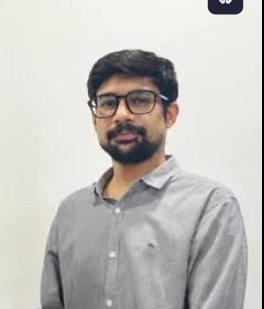
#> input picture assets/tutors/sir_pic_1.png, 264 x 309 px
$ python -i image_utils.py   (imports and definitions only)
#> lines starting #> are read from the running program, lines starting #| are printed output that depends on the picture
#> further down, picture is the input picture: PIL image 264x309 RGBA; mean R, G, B, A 194.6, 191.9, 188.3, 255
from pathlib import Path
from typing import Tuple, Optional
from PIL import Image, ImageDraw, ImageFont, ImageFilter


TARGET_WIDTH = 1280
TARGET_HEIGHT = 720


def resize_to_16_9(img: Image.Image, width: int = TARGET_WIDTH, height: int = TARGET_HEIGHT) -> Image.Image:
    """Crops and resizes an image to exactly 16:9 aspect ratio (default 1280x720)."""
#> called with width = 1280, height = 720
    target_ratio = width / height
    orig_w, orig_h = img.size
#> orig_w = 264; orig_h = 309
    orig_ratio = orig_w / orig_h
#> orig_ratio = 0.854

    if orig_ratio > target_ratio:
        # Image is wider than 16:9 - crop sides
        new_w = int(orig_h * target_ratio)
        left = (orig_w - new_w) // 2
        img_cropped = img.crop((left, 0, left + new_w, orig_h))
    else:
        # Image is taller than 16:9 - crop top/bottom
        new_h = int(orig_w / target_ratio)
#> new_h = 148
        top = (orig_h - new_h) // 2
#> top = 80
        img_cropped = img.crop((0, top, orig_w, top + new_h))
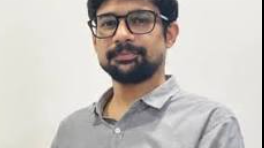
#> img_cropped: PIL image 264x148 RGBA; mean R, G, B, A 198.2, 193, 188.2, 255

    return img_cropped.resize((width, height), Image.Resampling.LANCZOS)


# [151 lines left out: functions _get_font, compose_thumbnail, crop_to_circle, paste_circle_image, not called in this run]

>>> from PIL import Image
>>> picture = Image.open('../assets/tutors/sir_pic_1.png')
>>> result = resize_to_16_9(picture)

$ run again, on assets/tutors/sir_pic_2.png
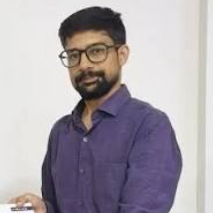
#> input picture assets/tutors/sir_pic_2.png, 213 x 213 px
#> picture is the input picture: PIL image 213x213 RGBA; mean R, G, B, A 169.2, 162.8, 169.8, 255
#> in resize_to_16_9, `img_cropped = img.crop((0, top, orig_w, top + new_h))`:
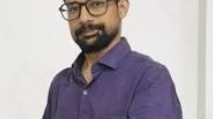
#> img_cropped: PIL image 213x119 RGBA; mean R, G, B, A 173.7, 167.2, 173.2, 255
